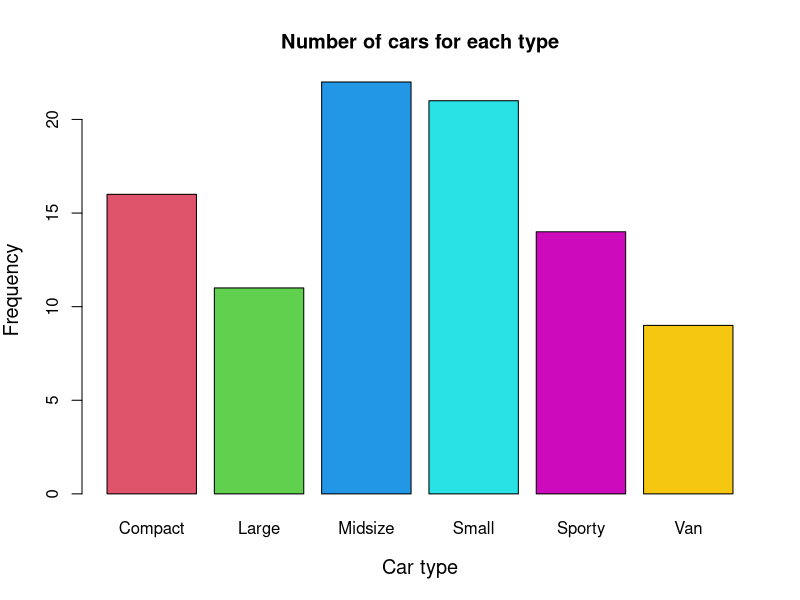
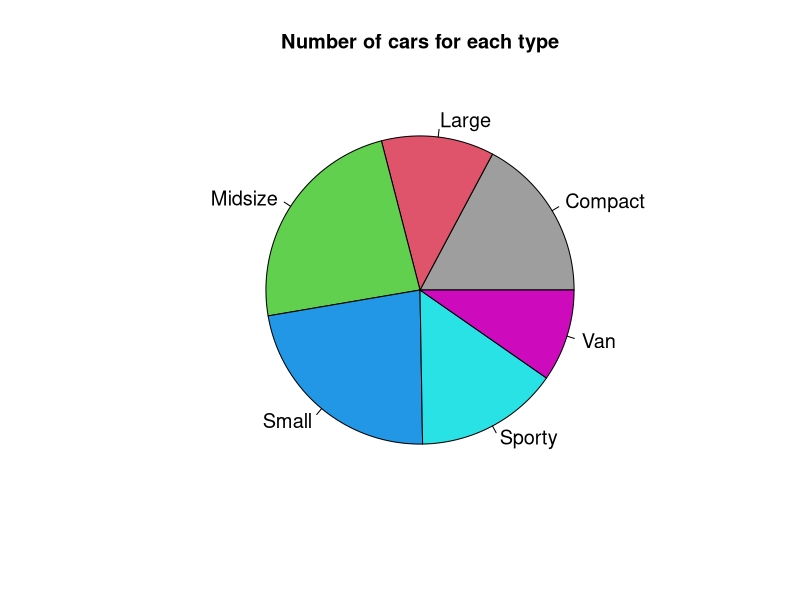
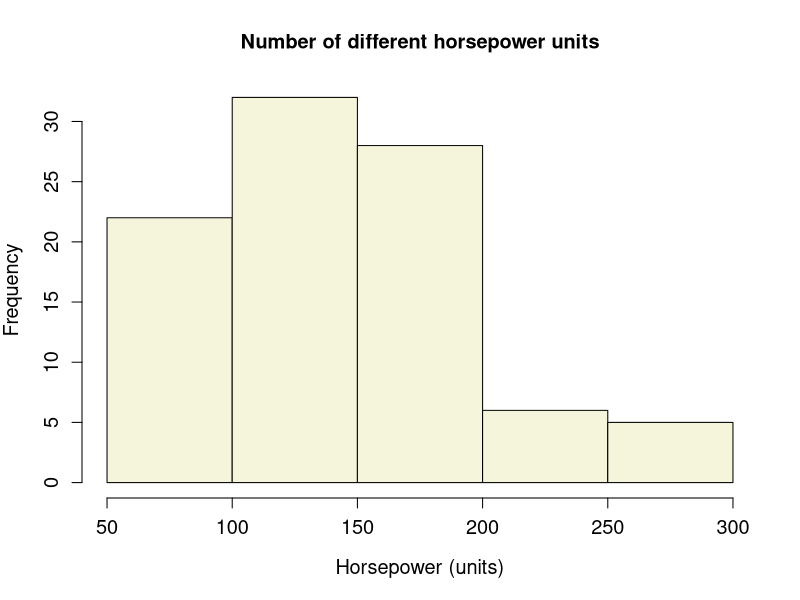
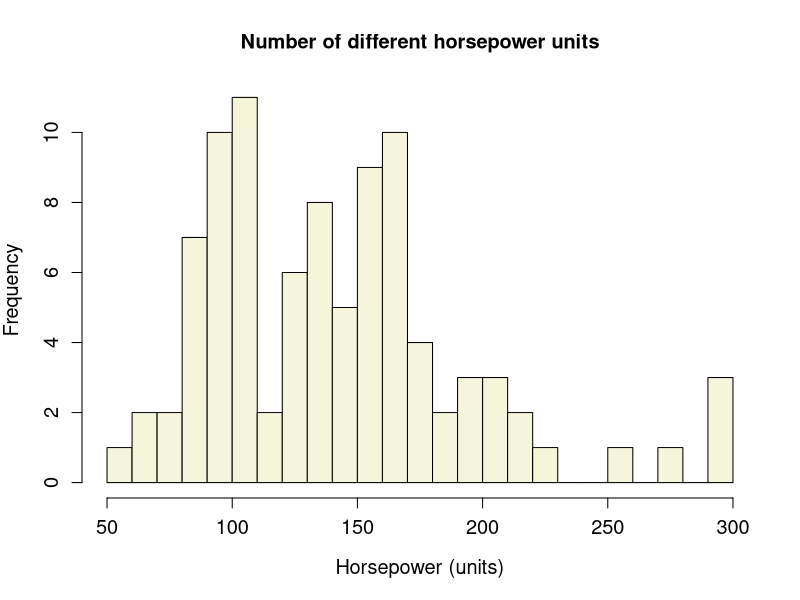
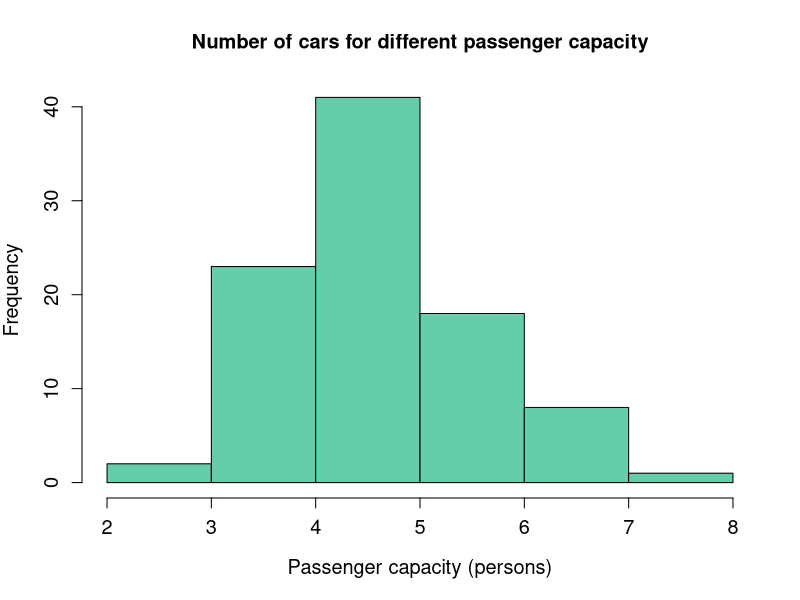
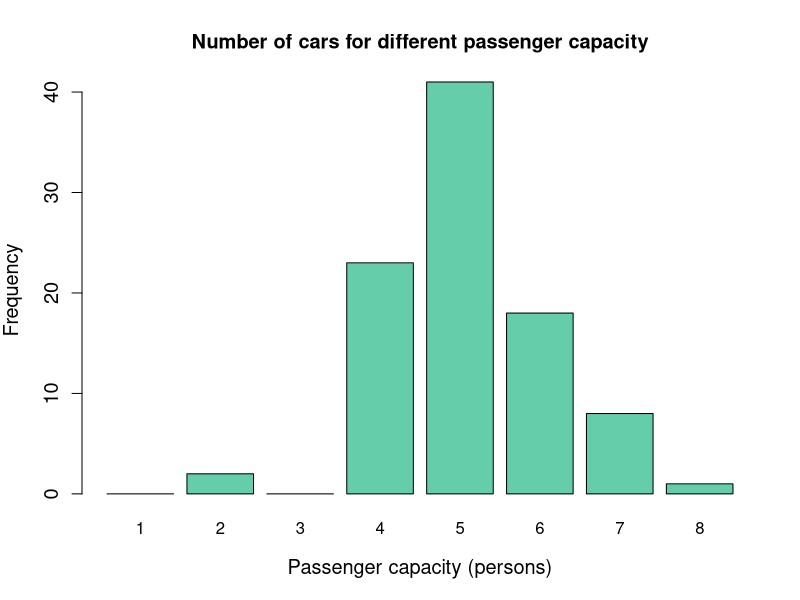
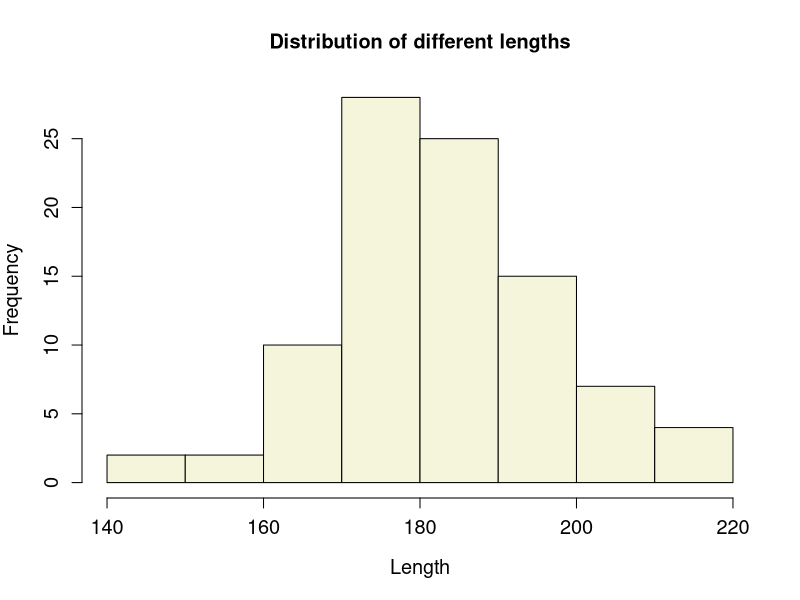

Write R code to recreate these figures, in order.
## ---- chunk 1
# Your code goes here
## ---- chunk 2
library(MASS)
data(Cars93)
## ---- chunk 3
head(Cars93)
?Cars93
## ---- chunk 4
#Frequency table
table(Cars93$Type)
#Relative Frequency table
round(table(Cars93$Type)/nrow(Cars93),3)
## ---- chunk 5
barplot(table(Cars93$Type), main = "Number of cars for each type", xlab = "Car type", ylab = "Frequency", cex.lab=1.2, col=c(2, 3, 4, 5, 6, 7))
## ---- chunk 6
pie(table(Cars93$Type), main = "Number of cars for each type", col=c(8, 2, 3, 4, 5, 6), cex = 1.2)
## ---- chunk 7
table(Cars93$Type)
## ---- chunk 8
hist(Cars93$Horsepower, cex.lab = 1.2, cex.axis = 1.2, col = "beige", main = "Number of different horsepower units", xlab = "Horsepower (units)", ylab = "Frequency")
## ---- chunk 9
hist(Cars93$Horsepower, breaks = 25, cex.lab = 1.2, cex.axis = 1.2, col = "beige", main = "Number of different horsepower units", xlab = "Horsepower (units)", ylab = "Frequency")
## ---- chunk 10
nrow(Cars93)
## ---- chunk 11
class(Cars93$Passengers)
table(Cars93$Passengers)
hist(Cars93$Passengers, cex.lab = 1.2, xlab = "Passenger capacity (persons)", ylab = "Frequency", cex.axis = 1.2, col = "mediumaquamarine", main = "Number of cars for different passenger capacity")
## ---- chunk 12
numSeat <- c("1", "2", "3", "4", "5", "6", "7", "8")
fac <- factor(Cars93$Passenger, levels = numSeat)
plot(fac, cex.lab = 1.2, cex.axis = 1.2, xlab = "Passenger capacity (persons)", ylab = "Frequency", col = "mediumaquamarine", main = "Number of cars for different passenger capacity")
## ---- chunk 13
hist(Cars93$Length, cex.lab = 1.2, cex.axis = 1.2, col = "beige", main = "Distribution of different lengths", xlab = "Length", ylab = "Frequency")
## ---- chunk 14
mean(Cars93$Length)
median(Cars93$Length)
